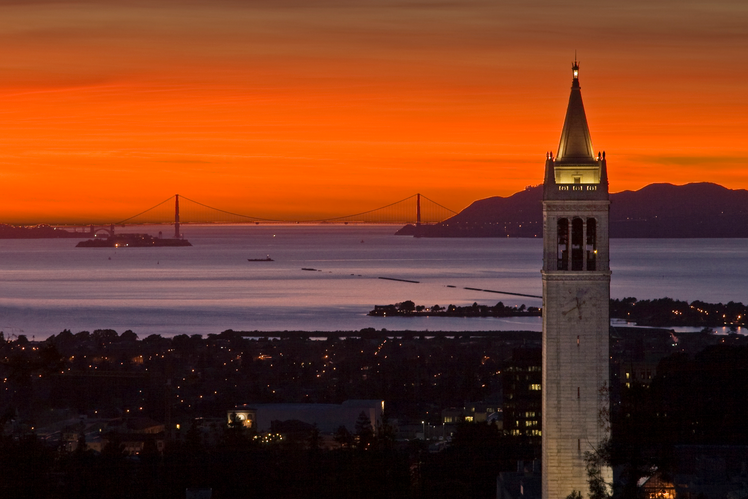
//> input picture SIFT_Descriptor-master/BerkeleyTower.png, 748 x 499 px
$ ./SIFT   (built with g++ and OpenCV 4)
//> lines starting //> are read from the running program, lines starting //| are printed output that depends on the picture
// SIFT.cpp : Defines the entry point for the console application.
//

#include "stdafx.h"
#include <iostream>
#include <opencv2\xfeatures2d\nonfree.hpp> //cv::xfeatures2d::SIFT Class Reference
#include <opencv2\highgui\highgui.hpp>
#include <opencv2\imgproc\imgproc.hpp>
#include <opencv2\core\version.hpp>

using namespace std;
using namespace cv;
//using namespace cv::xfeatures2d;

// main function
int main()
{
	// prints the version of OpenCV
	cout << "OpenCV Version: " << CV_MAJOR_VERSION << "." << CV_MINOR_VERSION << endl;
	Mat img, g_img;

	// reads an image from current file
	img	= imread("C:/Users/okan/Desktop/BerkeleyTower.png",1);
//> img is the input picture: 499 rows x 748 cols, CV_8UC3; mean B, G, R 32.9, 58.2, 118

	// opens a new window to show image
	namedWindow("Berkeley Tower/SIFT descriptor", 1);


	// converts gray scale
	cvtColor(img,g_img,CV_RGB2GRAY);
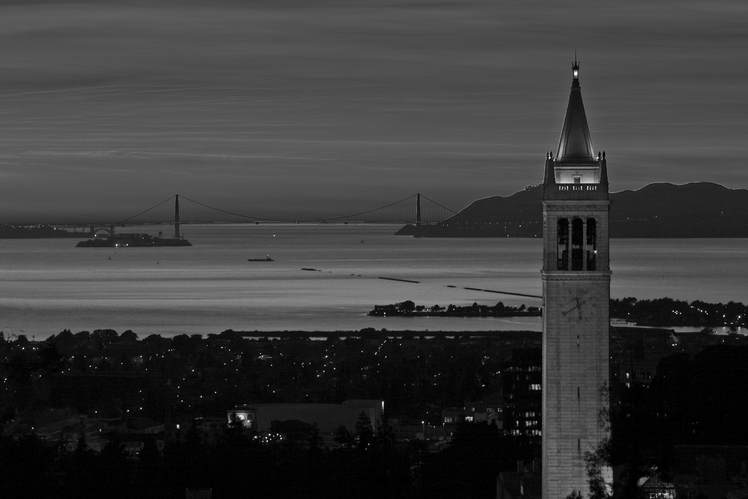
//> g_img: 499 rows x 748 cols, CV_8UC1; min 0, max 255, mean 57.4

	Ptr<Feature2D> feature_detector = xfeatures2d::SIFT::create(0,3,0.04,10,1.6);
	vector<KeyPoint> keypoints;
	feature_detector->detect(g_img, keypoints); // finds the keypoint in the images.
//> keypoints = 491 keypoints; strongest (x, y, size): (576, 73, 2.5), (242, 416, 4.7), (470, 418, 3.4), (229, 421, 1.9)
	cout << "Number of keypoints in the image : " << keypoints.size()<<endl;
//| Number of keypoints in the image : 491

	drawKeypoints(g_img, keypoints,img, Scalar::all(-1), DrawMatchesFlags::DEFAULT);
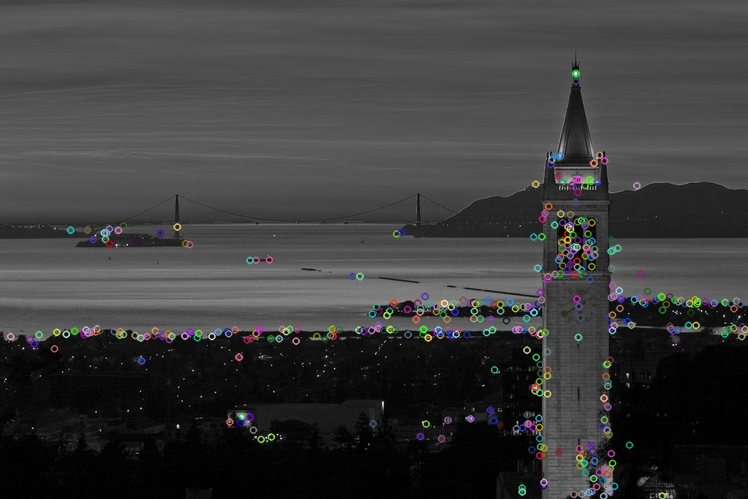
//> img: 499 rows x 748 cols, CV_8UC3; mean B, G, R 59.2, 59.2, 59.2

	// show keypoints on the image
	imshow("Berkeley Tower/SIFT descriptor", img); //  imshow("Berkeley Tower",img);

	waitKey(0);
	//cin.get();
	return 0;
}
